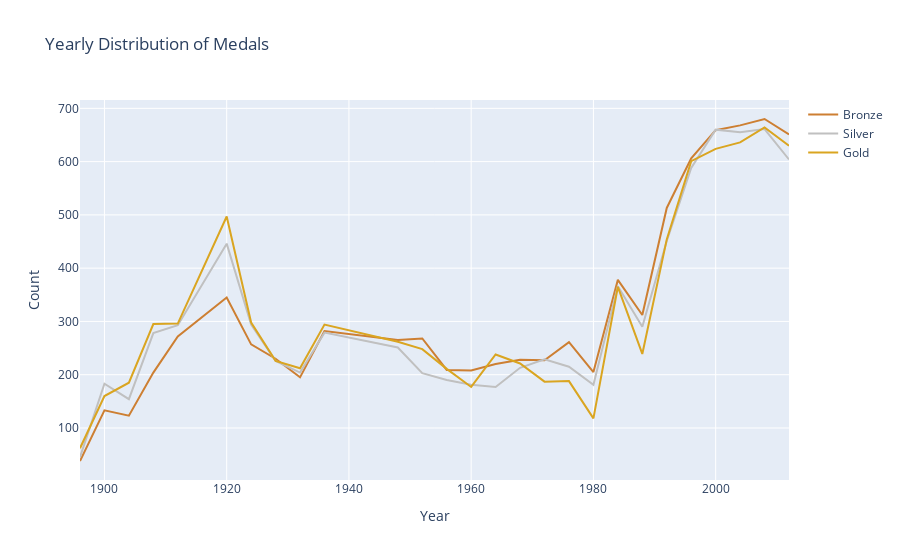

This figure's notebook cell:
### Markdown cell above
## Yearly Distribution of Medals

### Code cell
Year=datasetSummer["Year"].unique()
Year.sort()
fig5=make_subplots()
fig5.add_trace(go.Scatter(x=Year,y=datasetSummer[datasetSummer["Medal"]=="Bronze"].groupby(["Year"]).count()["Code"],marker_color="#cd7f32",name="Bronze"))
fig5.add_trace(go.Scatter(x=Year,y=datasetSummer[datasetSummer["Medal"]=="Silver"].groupby(["Year"]).count()["Code"],marker_color="#c0c0c0",name="Silver"))
fig5.add_trace(go.Scatter(x=Year,y=datasetSummer[datasetSummer["Medal"]=="Gold"].groupby(["Year"]).count()["Code"],marker_color="#daa520",name="Gold"))
fig5.update_layout(title="Yearly Distribution of Medals",xaxis_title="Year",yaxis_title="Count")
fig5.show()

### Figure 1 — Plotly figure (JSON) as saved in the notebook; plotly's stock layout.template omitted (floating-point values rounded to 4 significant figures)
{"data": [{"marker": {"color": "#cd7f32"}, "name": "Bronze", "type": "scatter", "x": [1896, 1900, 1904, 1908, 1912, 1920, 1924, 1928, 1932, 1936, 1948, 1952, 1956, 1960, 1964, 1968, 1972, 1976, 1980, 1984, 1988, 1992, 1996, 2000, 2004, 2008, 2012], "y": [38, 133, 123, 204, 272, 345, 257, 230, 195, 282, 265, 268, 209, 208, 220, 228, 227, 261, 205, 378, 312, 513, 606, 659, 668, 680, 651]}, {"marker": {"color": "#c0c0c0"}, "name": "Silver", "type": "scatter", "x": [1896, 1900, 1904, 1908, 1912, 1920, 1924, 1928, 1932, 1936, 1948, 1952, 1956, 1960, 1964, 1968, 1972, 1976, 1980, 1984, 1988, 1992, 1996, 2000, 2004, 2008, 2012], "y": [45, 183, 154, 278, 293, 446, 294, 226, 204, 279, 251, 203, 190, 181, 177, 213, 229, 215, 181, 366, 290, 451, 588, 660, 655, 661, 604]}, {"marker": {"color": "#daa520"}, "name": "Gold", "type": "scatter", "x": [1896, 1900, 1904, 1908, 1912, 1920, 1924, 1928, 1932, 1936, 1948, 1952, 1956, 1960, 1964, 1968, 1972, 1976, 1980, 1984, 1988, 1992, 1996, 2000, 2004, 2008, 2012], "y": [62, 160, 185, 295, 296, 497, 298, 226, 212, 294, 262, 248, 211, 177, 238, 221, 187, 188, 118, 365, 239, 454, 601, 624, 636, 664, 630]}], "layout": {"title": {"text": "Yearly Distribution of Medals"}, "xaxis": {"anchor": "y", "domain": [0, 1], "title": {"text": "Year"}}, "yaxis": {"anchor": "x", "domain": [0, 1], "title": {"text": "Count"}}}}
